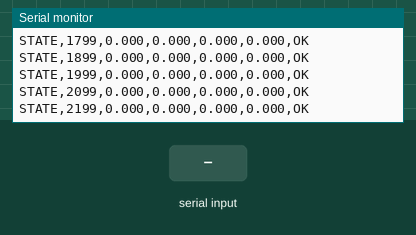
A program run on a simulated Arduino Uno, built with avr-gcc and run on an emulated ATmega328P. Shown: the last lines printed to the serial monitor. The test bench sets the inputs (shaded band).

Above: at 2.2 s.
2.3 s: "PING,1\n" received over Serial
3.8 s: "STOP,1\n" received over Serial
At 3.81 s:
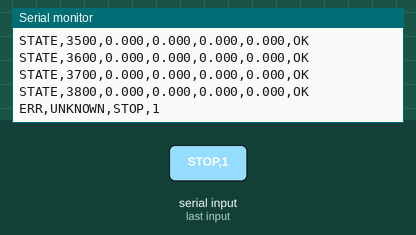
5.3 s: "PING\n" received over Serial
At 5.31 s:
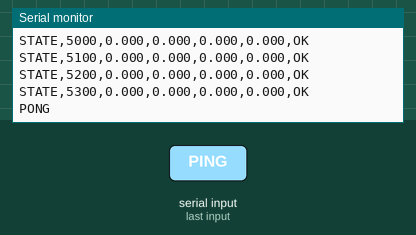
6.8 s: "STOP\n" received over Serial
8.3 s: "CMD_POS\n" received over Serial
9.8 s: "90,45,200\n" received over Serial
Timing chart, 0 to 12.3 s (numbered marks = the images above; inputs shaded):
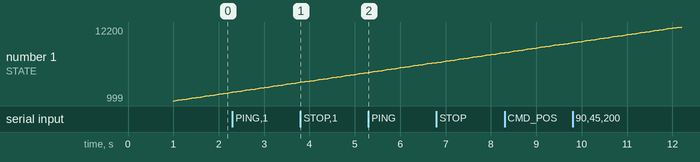

Measured:
- after the input at 3.8 s, the serial monitor: prints a new line at once (image 1)
- after the input at 5.3 s, the serial monitor: prints a new line at once (image 2)

The program:

main.cpp
```cpp
#include <Arduino.h>

String rx_line = "";

float joint_deg[4] = {0.0, 0.0, 0.0, 0.0};
unsigned long last_cmd_time = 0;

// =========================================================
// Function prototypes
// =========================================================
void readSerialCommand();
void handleCommand(const String &cmd);
void parseCmdPos(const String &cmd);
int splitCsv(const String &line, String *out, int max_parts);

void setup()
{
  Serial.begin(115200);

  while (!Serial)
  {
    delay(10);
  }

  delay(1000);
  Serial.println("READY");
}

void loop()
{
  readSerialCommand();

  // 10Hz 상태 송신
  static unsigned long last_state_time = 0;

  if (millis() - last_state_time >= 100)
  {
    last_state_time = millis();

    Serial.print("STATE,");
    Serial.print(millis());
    Serial.print(",");
    Serial.print(joint_deg[0], 3);
    Serial.print(",");
    Serial.print(joint_deg[1], 3);
    Serial.print(",");
    Serial.print(joint_deg[2], 3);
    Serial.print(",");
    Serial.print(joint_deg[3], 3);
    Serial.println(",OK");
  }
}

void readSerialCommand()
{
  while (Serial.available() > 0)
  {
    char c = Serial.read();

    if (c == '\n')
    {
      rx_line.trim();

      if (rx_line.length() > 0)
      {
        handleCommand(rx_line);
      }

      rx_line = "";
    }
    else
    {
      rx_line += c;
    }
  }
}

void handleCommand(const String &cmd)
{
  if (cmd == "PING")
  {
    Serial.println("PONG");
    return;
  }

  if (cmd == "STOP")
  {
    Serial.println("ACK_STOP");
    return;
  }

  if (cmd.startsWith("CMD_POS"))
  {
    parseCmdPos(cmd);
    return;
  }

  Serial.print("ERR,UNKNOWN,");
  Serial.println(cmd);
}

void parseCmdPos(const String &cmd)
{
  // Expected:
  // CMD_POS,seq,j1_deg,j2_deg,j3_deg,j4_deg

  String parts[6];
  int part_count = splitCsv(cmd, parts, 6);

  if (part_count < 6)
  {
    Serial.println("ERR,CMD_POS_FORMAT");
    return;
  }

  String seq = parts[1];

  joint_deg[0] = parts[2].toFloat();
  joint_deg[1] = parts[3].toFloat();
  joint_deg[2] = parts[4].toFloat();
  joint_deg[3] = parts[5].toFloat();

  last_cmd_time = millis();

  Serial.print("ACK,");
  Serial.println(seq);
}

int splitCsv(const String &line, String *out, int max_parts)
{
  int count = 0;
  int start = 0;

  while (count < max_parts)
  {
    int comma = line.indexOf(',', start);

    if (comma == -1)
    {
      out[count++] = line.substring(start);
      break;
    }

    out[count++] = line.substring(start, comma);
    start = comma + 1;
  }

  return count;
}
```
